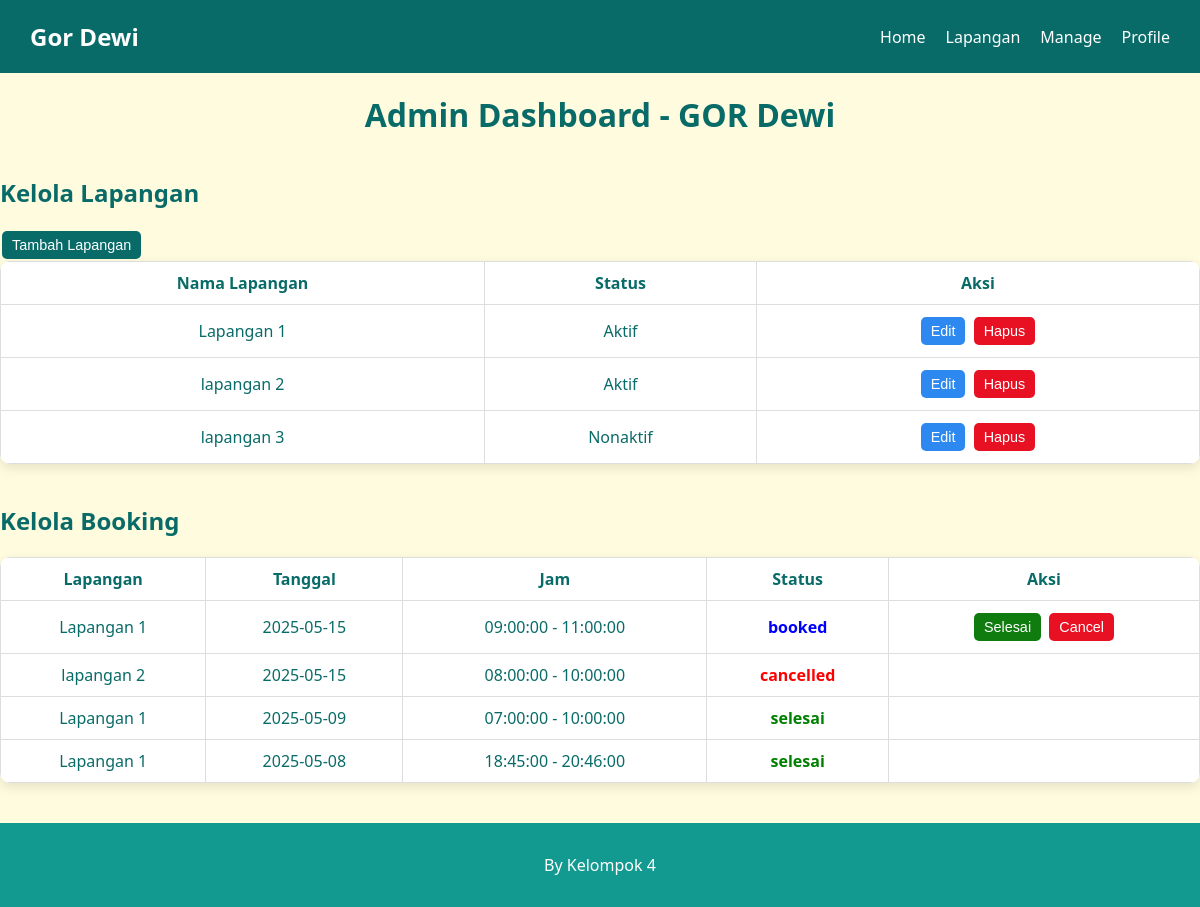
The app's page /admin.php, older data.
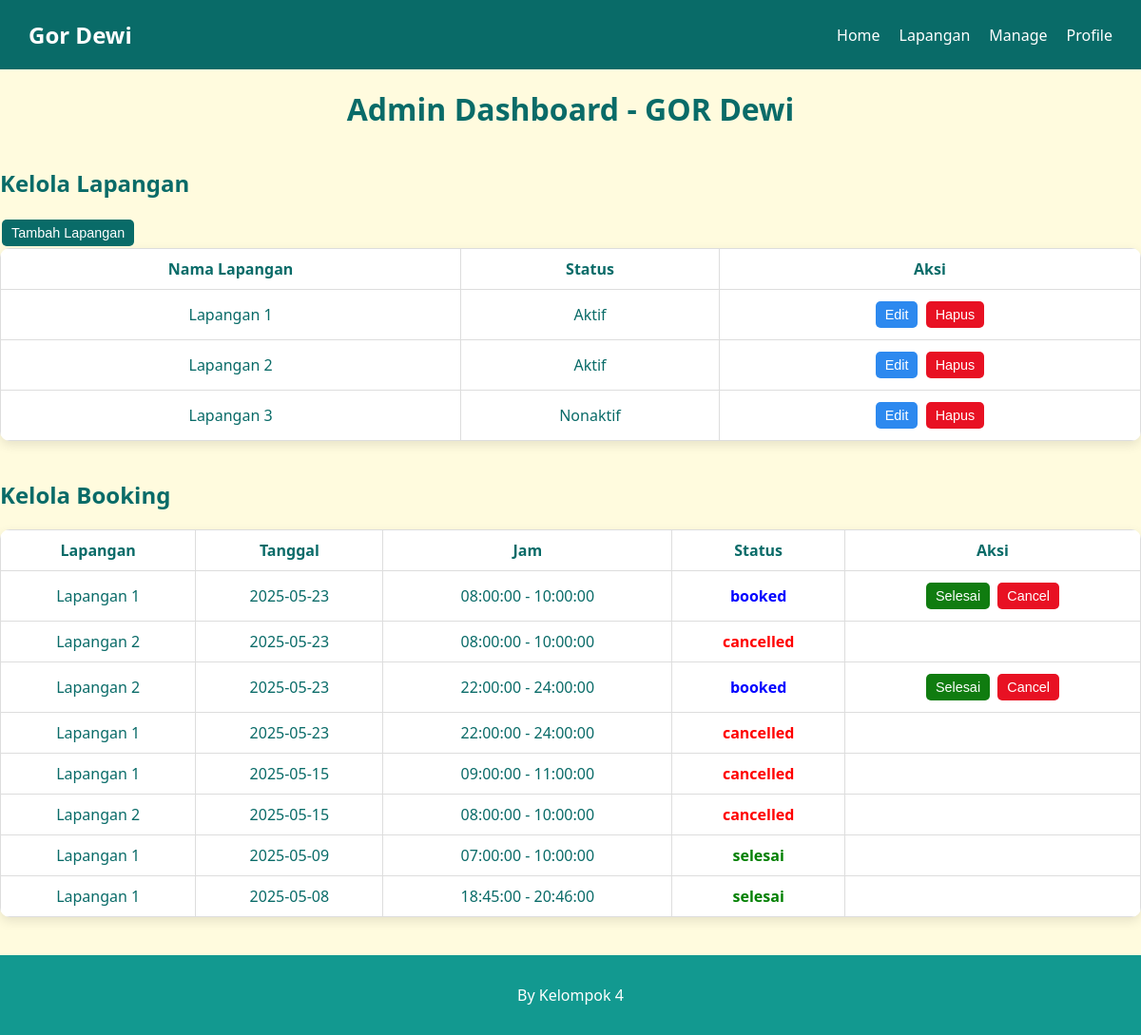
The same page, newer data.
### tables this page shows
CREATE TABLE `lapangan` (
  `id_lapangan` int(11) NOT NULL,
  `nama_lapangan` varchar(100) NOT NULL,
  `status_aktif` tinyint(1) DEFAULT 1
);

CREATE TABLE `booking` (
  `id_booking` int(11) NOT NULL,
  `id_lapangan` int(11) DEFAULT NULL,
  `id_users` int(11) DEFAULT NULL,
  `tanggal` date DEFAULT NULL,
  `jam_mulai` time DEFAULT NULL,
  `jam_selesai` time DEFAULT NULL,
  `status` enum('booked','selesai','cancelled','pending_cancel') NOT NULL DEFAULT 'booked',
  `status_pembayaran` enum('DP','LUNAS') NOT NULL
);

### admin.php (the view, shortened to what this page needs)
<?php include 'koneksi.php'; ?>
<!DOCTYPE html>
<html>
<head>
    <link rel="stylesheet" href="style/all.css">
    <link rel="stylesheet" href="style/admin.css">
</head>
<body>
    <nav>
        <div class="logo">Gor Dewi</div>
        <ul>
            <li><a href="index.php">Home</a></li>
            <li><a href="index.php#Lapangan">Lapangan</a></li>
            <li><a href="admin.php">Manage</a></li>
            <li>Profile</li>
        </ul>
    </nav>
<h1>Admin Dashboard - GOR Dewi</h1>
<h2>Kelola Lapangan</h2>
<button type="button" onclick="toggleTambahForm()" class="btn tambah">Tambah Lapangan</button>
<table>
    <tr>
        <th>Nama Lapangan</th>
        <th>Status</th>
        <th>Aksi</th>
    </tr>
    <?php
    $lapangan = mysqli_query($conn, "SELECT * FROM lapangan");
    while($l = mysqli_fetch_assoc($lapangan)):
    ?>
    <tr id="row-<?= $l['id_lapangan'] ?>">
        <td><?= $l['nama_lapangan'] ?></td>
        <td><?= $l['status_aktif'] ? 'Aktif' : 'Nonaktif' ?></td>
        <td>
            <button type="button" class="btn edit" onclick="showEditForm(<?= $l['id_lapangan'] ?>)">Edit</button>
            <form method="POST" style="display:inline;">
                <button class="btn hapus" name="hapus_lapangan" onclick="return confirm('Yakin?')">Hapus</button>
            </form>
        </td>
    </tr>
    <?php endwhile; ?>
</table>
<h2>Kelola Booking</h2>
<table>
    <tr>
        <th>Lapangan</th><th>Tanggal</th><th>Jam</th><th>Status</th><th>Aksi</th>
    </tr>
    <?php
    $booking = mysqli_query($conn, "SELECT b.*, l.nama_lapangan FROM booking b JOIN lapangan l ON b.id_lapangan = l.id_lapangan ORDER BY tanggal DESC");
    while($b = mysqli_fetch_assoc($booking)):
    ?>
    <tr>
        <td><?= $b['nama_lapangan'] ?></td>
        <td><?= $b['tanggal'] ?></td>
        <td><?= $b['jam_mulai'] ?> - <?= $b['jam_selesai'] ?></td>
        <td class="status-<?= $b['status'] ?>"><?= $b['status'] ?></td>
        <td>
            <?php if ($b['status'] == 'booked'): ?>
            <form method="POST" style="display:inline;">
                <button name="selesai_booking" class="btn selesai">Selesai</button>
            </form>
            <form method="POST" style="display:inline;">
                <button name="batal_booking" class="btn hapus">Cancel</button>
            </form>
            <?php endif; ?>
        </td>
    </tr>
    <?php endwhile; ?>
</table>
</body>
<footer>
        <p>By Kelompok 4</p>
    </footer>
</html>

Row changes from the older to the newer data that the page shows:
changed lapangan: nama_lapangan "lapangan 2" → "Lapangan 2"
changed lapangan: nama_lapangan "lapangan 3" → "Lapangan 3"
added booking: id_lapangan.nama_lapangan "Lapangan 1", tanggal "2025-05-23", jam_mulai "08:00:00", jam_selesai "10:00:00", status "booked"
added booking: id_lapangan.nama_lapangan "Lapangan 2", tanggal "2025-05-23", jam_mulai "08:00:00", jam_selesai "10:00:00", status "cancelled"
added booking: id_lapangan.nama_lapangan "Lapangan 2", tanggal "2025-05-23", jam_mulai "22:00:00", jam_selesai "24:00:00", status "booked"
added booking: id_lapangan.nama_lapangan "Lapangan 1", tanggal "2025-05-23", jam_mulai "22:00:00", jam_selesai "24:00:00", status "cancelled"
changed booking (number 5 of 8 on the later page): status "booked" → "cancelled"; no longer shows "Selesai Cancel"
changed booking (number 6 of 8 on the later page): id_lapangan.nama_lapangan "lapangan 2" → "Lapangan 2"
